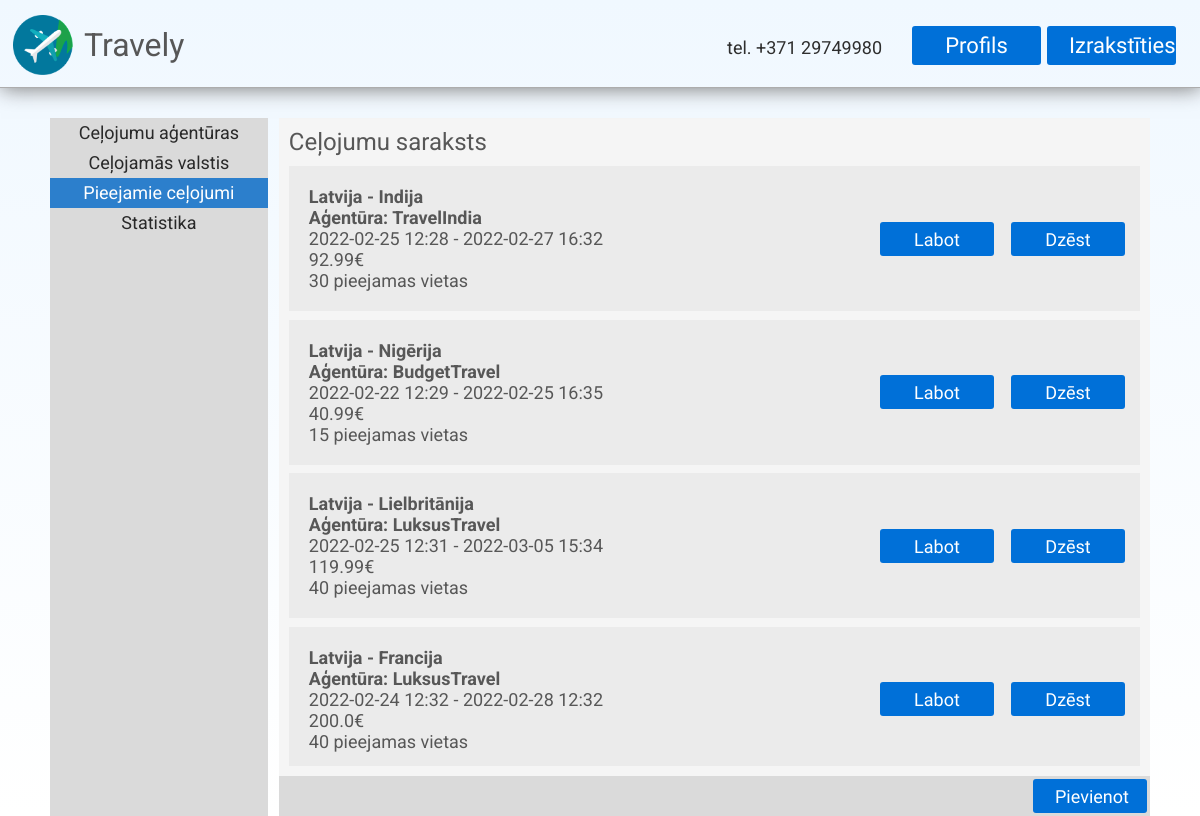
Page /admin/trips (signed in) on the committed database.
### models.py (models this page shows, shortened)
class Country(db.Model):
    id = db.Column(db.Integer, primary_key=True)
    country = db.Column(db.String(48), nullable=False)
    abbreviation = db.Column(db.String(2), nullable=False)

class Agency(db.Model):
    id = db.Column(db.Integer, primary_key=True)
    name = db.Column(db.String(120), nullable=False)
    address = db.Column(db.String(120))
    number = db.Column(db.String(18))
    children = db.relationship("Trip", cascade="all, delete")

class Trip(db.Model):
    id = db.Column(db.Integer, primary_key=True)
    agency_id = db.Column(db.Integer, db.ForeignKey("agency.id"))
    country_from = db.Column(db.Integer)
    country_to = db.Column(db.Integer)
    date_from = db.Column(db.DateTime)
    date_to = db.Column(db.DateTime)
    description = db.Column(db.String(280))
    cost = db.Column(db.Float)
    ticket_amount = db.Column(db.Integer)
    views = db.Column(db.Integer)
    img_file = db.Column(db.String(20), nullable=False, default='default.jpg')

### main.py (the view)
@app.route('/admin/trips')
def admin_trips():
    return render_template("templates/trips.html", trips = Trip.query.all(), agencies = Agency.query.all(), countries = Country.query.all()) if is_user_logged() and is_user_admin() else redirect(url_for("login"))

### main.py (called while the page is built)
def is_user_logged():
    try:
        return True if session['user'] != None else False
    except:
        return False

def is_user_admin():
    return True if is_user_logged() and User.query.filter_by(id=session['user']).first().role_id != 0 else False

### templates/templates/trips.html
{% extends "admin.html" %}
{% block title %}
<div id="admin-page-content">
    <div id="ap-selector">
        <div id="ap-selector-list">
            <ul class="nav-ul">
                <a href="/admin/agencies"><li class="selector">Ceļojumu aģentūras</li></a>
                <a href="/admin/countries"><li class="selector">Ceļojamās valstis</li></a>
                <li class="selector" id="selected">Pieejamie ceļojumi</li>
                <a href="/admin/statistics"><li class="selector">Statistika</li></a>
            </ul>
        </div>
        <div id="ap-selector-display">
            <h2 class="subtitle">Ceļojumu saraksts</h2>
            <div id="ap-selector-display-list">
                {% if trips %}
                    {% for trip in trips %}
                    <div class="ap-list-member">
                        <ul class="list-ul">
                            <li style="font-weight: bold;">
                            {% for country in countries %}
                                {% if country.id == trip.country_from %}
                                    {{ country.country }} -
                                {% endif %}
                            {% endfor %}
                            {% for country in countries %}
                                {% if country.id == trip.country_to %}
                                    {{ country.country }}
                                {% endif %}
                            {% endfor %}
                            </li>
                            {% for agency in agencies %}
                                {% if agency.id == trip.agency_id %}
                                <li style="font-weight: bold;">Aģentūra: {{ agency.name }}</li>
                                {% endif %}
                            {% endfor %}
                            <li>{{ trip.date_from.strftime("%Y-%m-%d %H:%M") }} - {{ trip.date_to.strftime("%Y-%m-%d %H:%M") }}</li>
                            <li>{{ trip.cost }}€</li>
                            <li>{{ trip.ticket_amount }} pieejamas vietas</li>
                        </ul>
                        <a href="/admin/edit/trip/{{ trip.id }}" class="button" id="button-correct">Labot</a>
                        <a href="/admin/remove/trip/{{ trip.id }}" class="button" id="button-delete">Dzēst</a>
                    </div>
                    {% endfor %}
                {% else %}
                <p id="ap-description">Nav ceļojumu</p>
                {% endif %}
            </div>
            <div id="ap-selector-footer">
                <a href="/admin/add/trips" class="button" id="button-submit">Pievienot</a>
            </div>
        </div>
    </div>
</div>
{% endblock %}

### static/css/stylesheet.css (style rules this page uses)
* { margin:0; padding:0; }
body { font-family: 'Roboto', sans-serif; color:#575757; background-image: linear-gradient(aliceblue, white); background-repeat: no-repeat; }
h2 { font-weight: 400; }
a { text-decoration: none; }
a.button { display: inline-block; color: white !important; text-align: center; font-size: 22px !important; font-family: Thasadith; text-decoration: none; line-height: 42px; font-weight: normal !important; background-color: #0070D8; border-radius: 3px; padding-right: 22px; padding-left: 22px; padding-top: 2px; padding-bottom: 2px; }
.subtitle { margin: 10px; }
#admin-page-content { height:80%; }
#ap-selector { display: flex; flex-direction: row; margin-top:30px; margin-left:50px; margin-right:50px; width: auto; }
#ap-selector-list { display: flex; flex-direction: column; width: 20%; background-color: #dadada; }
#ap-selector-display { width: 80%; margin-left: 1%; background-color: whitesmoke; }
.nav-ul { padding: 0; margin: 0; list-style: none; }
.nav-ul li { text-align: center; font-weight: 400; font-size: 18px; height: 30px; line-height: 30px; background-color: #dadada; color:#292929; }
#selected { background-color: #2c7fcc; color:white; cursor: default; }
#ap-selector-display-list { margin:10px; background-color: whitesmoke; overflow: auto; min-height: 400px; max-height: 600px; }
.list-ul { margin: 0; padding: 20px; font-size: 18px; list-style: none; width:50%; }
.ap-list-member { display: flex; flex-direction: row; background-color: rgb(235, 235, 235); max-height: 150px; margin-bottom: 1%; }
#ap-selector-footer { height: 40px; background-color: #dadada; display:flex; }
#button-correct { line-height: 32px; font-size: 18px !important; margin-top: auto; margin-bottom: auto; margin-left: auto; margin-right: 2%; height:30px; width:70px; }
#button-delete { line-height: 32px; font-size: 18px !important; margin-top: auto; margin-bottom: auto; margin-right: auto; margin-right: 15px; height:30px; width:70px; }
#button-submit { font-size: 18px !important; height:30px; width:70px; line-height: 32px; margin-top: auto; margin-bottom: auto; margin-left: auto; margin-right: 3px; }

### rows in the picture
Trip: date_from "2022-02-25 12:28", date_to "2022-02-27 16:32", cost "92.99", ticket_amount "30"
Country: country "Latvija"
Country: country "Indija"
Agency: name "TravelIndia"
Trip: date_from "2022-02-22 12:29", date_to "2022-02-25 16:35", cost "40.99", ticket_amount "15"
Country: country "Nigērija"
Agency: name "BudgetTravel"
Trip: date_from "2022-02-25 12:31", date_to "2022-03-05 15:34", cost "119.99", ticket_amount "40"
Country: country "Lielbritānija"
Agency: name "LuksusTravel"
Trip: date_from "2022-02-24 12:32", date_to "2022-02-28 12:32", cost "200.0", ticket_amount "40"
Country: country "Francija"
